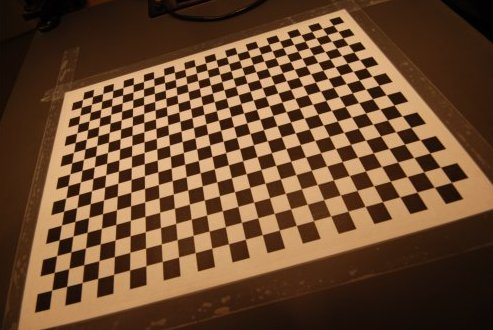
#> input picture images/distortion.jpg, 493 x 330 px
$ python -i test_checkerboard.py   (imports and definitions only)   (Python 2 division)   (older library calls are emulated)
#> lines starting #> are read from the running program, lines starting #| are printed output that depends on the picture
import cv, cv2
import numpy as np

nBoards = 1
boardWidth = 25
boardHeight = 17
nCorners = boardWidth*boardHeight
boardSize = (boardWidth,boardHeight)
successes = 0


def findCorners(image):
   grayImage = cv2.cvtColor(image,cv.CV_BGR2GRAY)

   # find chessboard corners
   (found,corners) = cv2.findChessboardCorners(
      image = grayImage,
      patternSize = boardSize,
      flags = cv2.CALIB_CB_ADAPTIVE_THRESH | cv2.CALIB_CB_FAST_CHECK | cv2.CALIB_CB_NORMALIZE_IMAGE
   )

   if not found:
      print "ummm:",corners.shape

   # refine corner locations
   cv2.cornerSubPix(
      image = grayImage,
      corners = corners,
      winSize = (11,11),
      zeroZone = (-1,-1),
      criteria = (cv.CV_TERMCRIT_EPS|cv.CV_TERMCRIT_ITER,30,0.1)
   )

   return corners


# [47 lines left out: functions correctDistortion, getOuterPoints, not called in this run]


def correctPerspective(image):

   size = image.shape[1],image.shape[0]

   corners = findCorners(image)

   # visualise the chessboard corners onto the image
   annotatedImage = image.copy()
   cv2.drawChessboardCorners(annotatedImage,boardSize,corners,1)
   cv2.imwrite('annotated.jpg',annotatedImage)

   rcCorners = corners.reshape(boardHeight,boardWidth,2)
   # now a 3-d array -- a row is new[x] and a column is new [:,x]

   # find top left corner point and bottom right corner point (NOT the same as min/max x and y):
   outerPoints = getOuterPoints(rcCorners)
   tl,tr,bl,br = outerPoints

   patternSize = np.array([
      np.sqrt(((tr - tl)**2).sum(0)),
      np.sqrt(((bl - tl)**2).sum(0)),
   ])

   inQuad = np.array(outerPoints,np.float32)

   outQuad = np.array([
      tl,
      tl + np.array([patternSize[0],0.0]),
      tl + np.array([0.0,patternSize[1]]),
      tl + patternSize,
   ],np.float32)

   transform = cv2.getPerspectiveTransform(inQuad,outQuad)
   transformed = cv2.warpPerspective(image,transform,size)

   # calculate DPI for the transformed image
   transformedCorners = cv2.perspectiveTransform(corners,transform)
   rcTransformedCorners = transformedCorners.reshape(boardHeight,boardWidth,2)
   outerPoints = getOuterPoints(rcTransformedCorners)
   tl,tr,bl,br = outerPoints
   transformedPatternSize = np.array([
      np.sqrt(((tr - tl)**2).sum(0)),
      np.sqrt(((bl - tl)**2).sum(0)),
   ])
   dpi = (transformedPatternSize / realSizeMM) * 25.4
   print 'dpi before aspect ratio correction',dpi

   # correct aspect ratio (stretch the dimension with the lowest resolution so we don't loose data needlessly)
   if dpi[1] > dpi[0]:
      fx = dpi[1]/dpi[0]
      fy = 1.0
      print 'final dots per inch',dpi[1]
   else:
      fx = 1.0
      fy = dpi[0]/dpi[1]
      print 'final dots per inch',dpi[0]

   final = cv2.resize(transformed,None,fx=fx,fy=fy)

   return final


# [12 lines not run here, left out]

>>> import cv2
>>> picture = cv2.imread('images/distortion.jpg', cv2.IMREAD_GRAYSCALE)
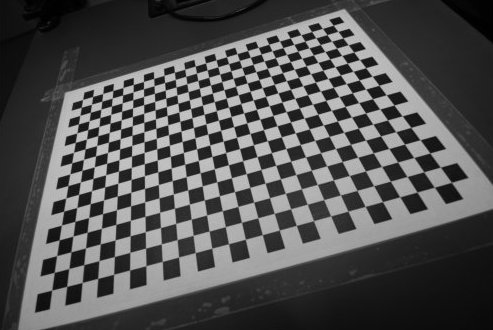
#> picture: shape (330, 493); min 0, max 212, mean 82.1
>>> result = correctPerspective(picture)
#> (the run stopped early here; a loop or call above may not have finished)

$ run again, on images/TESTIMAGE.jpg
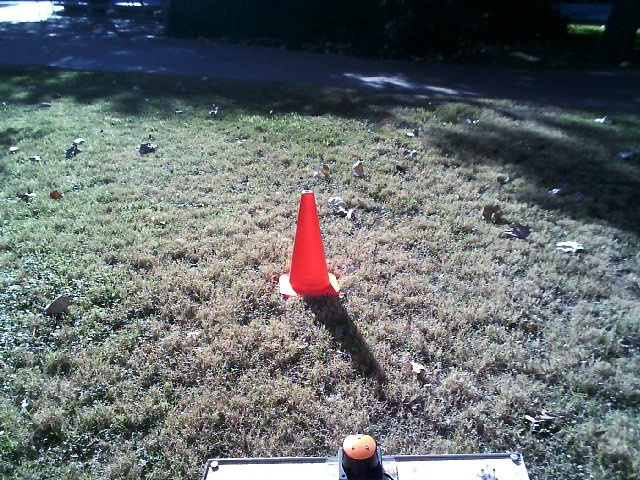
#> input picture images/TESTIMAGE.jpg, 640 x 480 px
#> `picture = cv2.imread('images/distortion.jpg', cv2.IMREAD_GRAYSCALE)`:
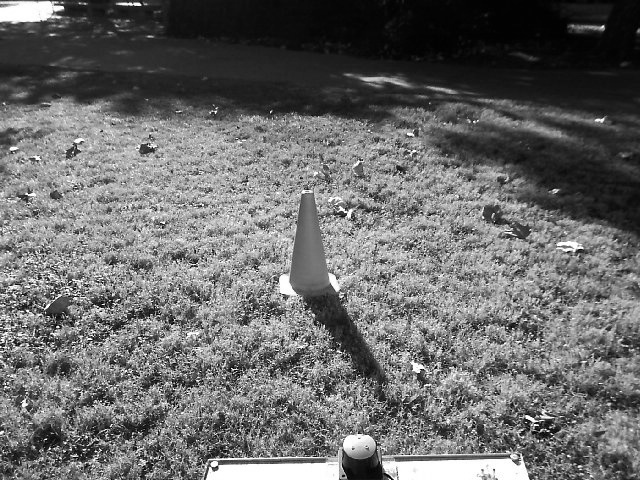
#> picture: shape (480, 640); min 0, max 255, mean 106.5
